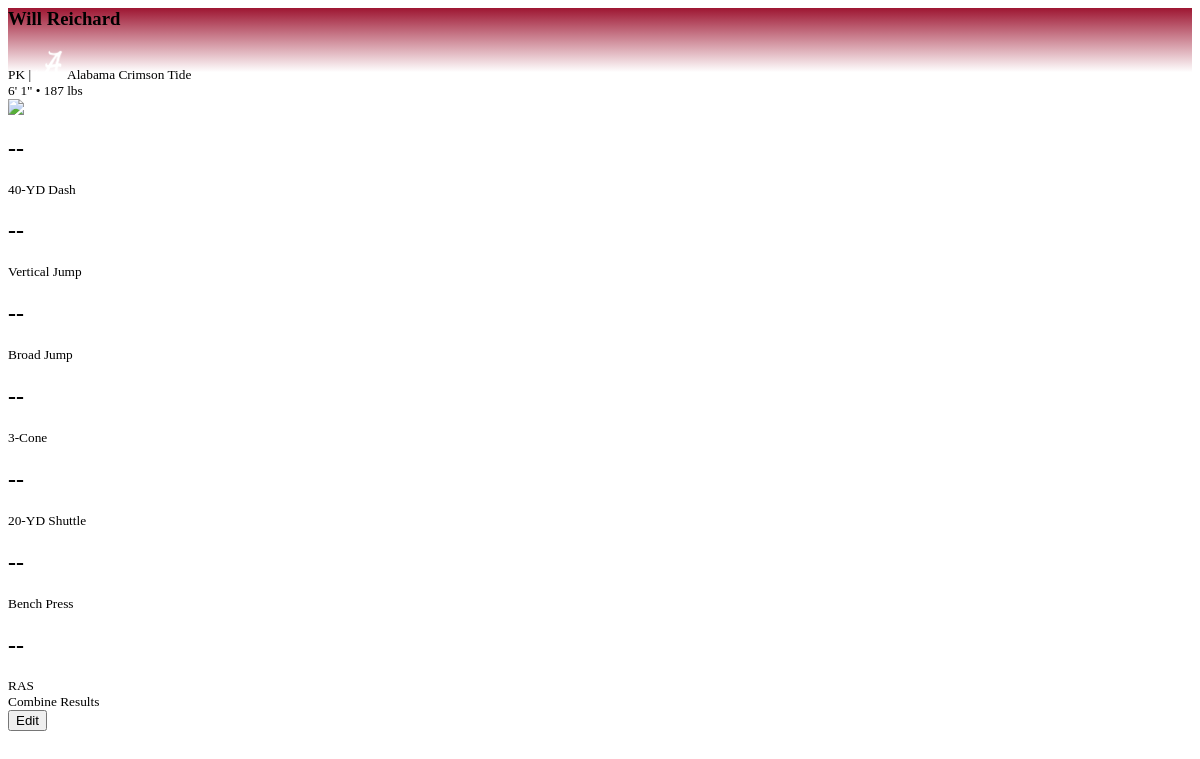
/prospectModal?id=107111, run on an earlier commit of the app's database.
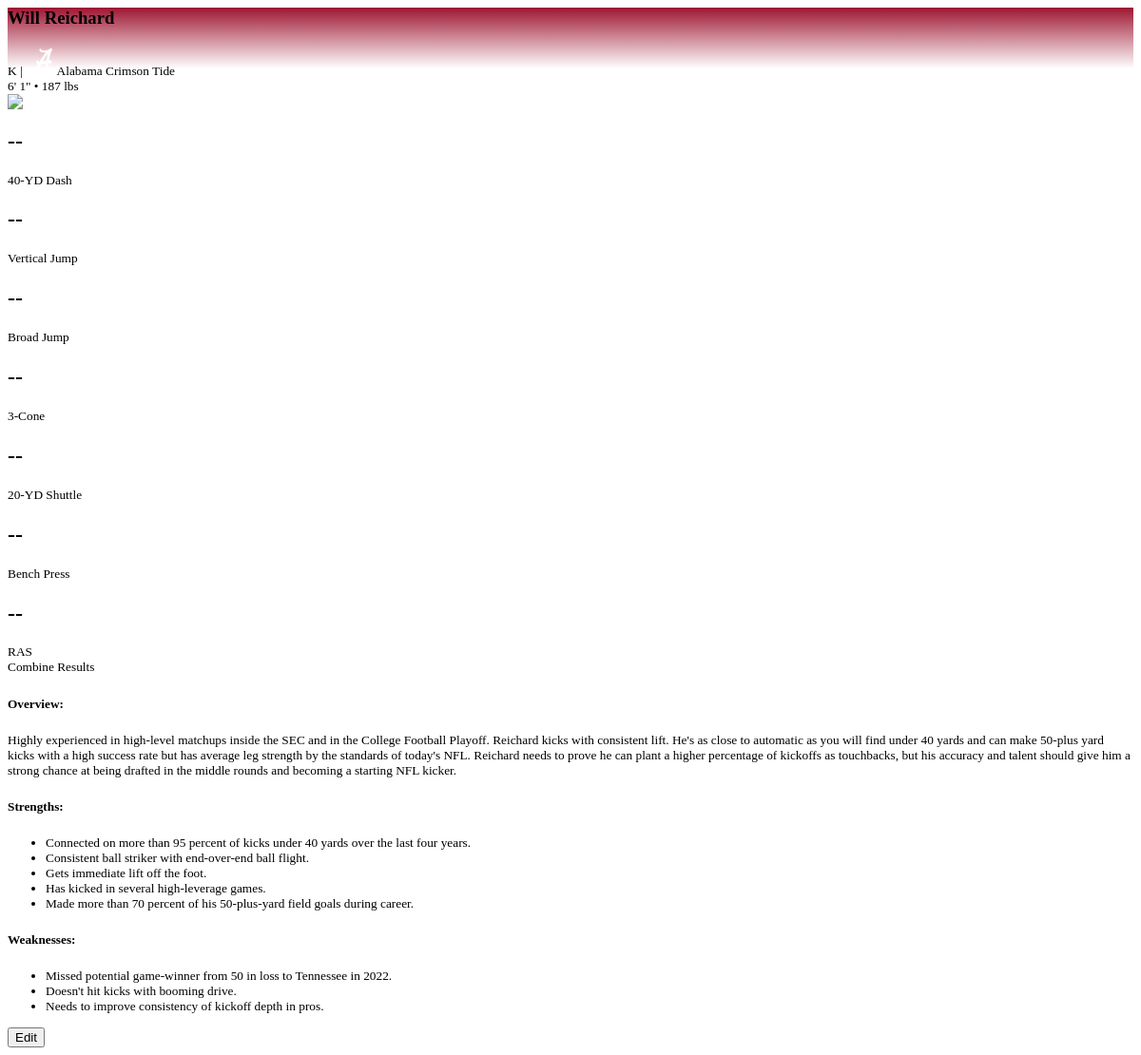
And on a later commit of the database.
### NFLDraftTracker/lib/prospect.py (models this page shows, shortened)
class Prospect(db.Model):
	__tablename__ = "prospect"
	ID = db.Column(db.Integer, primary_key=True)
	athlete_id = db.Column(db.Integer)
	name = db.Column(db.String(50), nullable=False)
	fname = db.Column(db.String(25), nullable=False)
	lname = db.Column(db.String(25), nullable=False)
	sname = db.Column(db.String(25), nullable=False)
	college_id = db.Column(db.Integer, db.ForeignKey('ncaa_team.ID'))
	drafted_id = db.Column(db.Integer, db.ForeignKey('nfl_team.ID'))
	draft_pick_id = db.Column(db.Integer, db.ForeignKey('draft_pick.ID'))
	height = db.Column(db.String(6))
	weight = db.Column(db.Integer)
	arm = db.Column(db.String(10))
	hand = db.Column(db.String(10))
	forty = db.Column(db.Float)
	vertical = db.Column(db.String(4))
	broad = db.Column(db.String(8))
	three_cone = db.Column(db.Float)
	twenty_shuttle = db.Column(db.Float)
	bench = db.Column(db.Integer)
	ras = db.Column(db.Float)
	age = db.Column(db.Integer)
	grade = db.Column(db.Float)
	rank = db.Column(db.Integer)
	position = db.Column(db.String(5))
	comparison = db.Column(db.String(50))
	overview = db.Column(db.Text())
	strengths = db.Column(db.Text())
	weaknesses = db.Column(db.Text())
	favorite = db.Column(db.Boolean)

### NFLDraftTracker/lib/team.py (models this page shows, shortened)
class NCAATeam(db.Model):
	__tablename__ = "ncaa_team"
	ID = db.Column(db.Integer, primary_key=True)
	key = db.Column(db.String(25))
	location = db.Column(db.String(20), nullable=False)
	name = db.Column(db.String(20))
	fullname = db.Column(db.String(40))
	primary_color = db.Column(db.String(6))
	secondary_color = db.Column(db.String(6))
	prospects = db.relationship('Prospect', backref='college_team', foreign_keys="Prospect.college_id", lazy=True)

### app.py (the view)
@app.route('/prospectModal', methods=['GET'])
def get_prospect_modal():
    prospect_id = request.args.get("id")
    prospect = Prospect.query.get(prospect_id)
    strengths = prospect.strengths.split("\n") if prospect.strengths else ""
    weaknesses = prospect.weaknesses.split("\n") if prospect.weaknesses else ""
    return render_template("builds/prospectModal.html", prospect=prospect, strengths=strengths, weaknesses=weaknesses)

### templates/builds/prospectModal.html (shortened to what this page needs)
<div id="prospectModal" class="modal" tabindex="-1">
  <div class="modal-dialog modal-xl bg-dark text-white">
    <div class="modal-content bg-dark" >
      <div class="modal-body bg-dark">
          {% if prospect.drafted_team %}
          <div class="row prospect-row" style="background: linear-gradient(to top, rgba(0,0,0,0) 40%, #{{ prospect.drafted_team.primary_color }})">
          {% else %}
          <div class="row prospect-row" style="background:linear-gradient(to top, rgba(0,0,0,0) 40%, #{{ prospect.college_team.primary_color if prospect.college_team else '4c8bc6' }})">
          {% endif %}
            <div class="col-6 align-self-center">
                <div class="row text-center">
                    <h3>{{ prospect.name }}</h3>
                </div>
                <div class="row justify-content-center">
                    <div class="col-8 align-self-center">
                        <div class="row p-1 text-center">
                            <small>{{ prospect.position }}{% if prospect.college_team %} | <img src="{{ url_for('static', filename='img/NCAA/'+ prospect.college_team.ID|string +'.png') }}" onerror="this.src='{{ url_for('static', filename='img/NCAA/default.png') }}'" height="30px"> {{ prospect.college_team.fullname if prospect.college_team else "None" }} {% endif %}</small>
                        </div>
                        {% if prospect.height and prospect.weight %}
                        <div class="row p-1 text-center">
                            <small>{{ prospect.height }} • {{ prospect.weight }} lbs </small>
                        </div>
                        {% endif %}
                    </div>
                </div>
            </div>
            <div class="col-6 align-self-center">
                <div class="row">
                    <img src="{{ url_for('static', filename='img/headshots/'+ prospect.ID|string +'.png') }}" onerror="this.src='{{ url_for('static', filename='img/headshots/default.png') }}'" class="img-fluid">
                </div>
            </div>
          </div>
          <div class="row pb-1 px-3">
              <div class="btn active btn-secondary position-relative" style="pointer-events: none">
                <div class="row mt-2">
                    <div class="col"><div class="row"><h2><strong id="prospectCard40Yard">{{ prospect.forty if prospect.forty else ' -- ' }}</strong></h2></div><div class="row"><small>40-YD Dash</small></div></div>
                    <div class="col"><div class="row"><h2><strong id="prospectCardVertical">{{ prospect.vertical if prospect.vertical else ' -- ' }}</strong></h2></div><div class="row"><small>Vertical Jump</small></div></div>
                    <div class="col"><div class="row"><h2><strong id="prospectCardBroad">{{ prospect.broad if prospect.broad else ' -- ' }}</strong></h2></div><div class="row"><small>Broad Jump</small></div></div>
                    <div class="col"><div class="row"><h2><strong id="prospectCardThreeCone">{{ prospect.three_cone if prospect.three_cone else ' -- ' }}</strong></h2></div><div class="row"><small>3-Cone</small></div></div>
                    <div class="col"><div class="row"><h2><strong id="prospectCardTwentyShuttle">{{ prospect.twenty_shuttle if prospect.twenty_shuttle else ' -- ' }}</strong></h2></div><div class="row"><small>20-YD Shuttle</small></div></div>
                    <div class="col"><div class="row"><h2><strong id="prospectCardBench">{{ prospect.bench if prospect.bench else ' -- ' }}</strong></h2></div><div class="row"><small>Bench Press</small></div></div>
                    <div class="col"><div class="row"><h2><strong id="prospectCardRAS">{{ prospect.ras if prospect.ras else ' -- ' }}</strong></h2></div><div class="row"><small>RAS</small></div></div>
                </div>
                <span class="position-absolute top-0 start-50 translate-middle badge text-dark bg-light"><small id="statHeader">Combine Results</small></span>
              </div>
          </div>
          {% if prospect.overview %}
          <div class="row p-1 text-center">
              <h5>Overview:</h5>
          </div>
          <div class="row">
              <small>{{ prospect.overview }}</small>
          </div>
          {% endif %}
          <div class="row p-1 justify-content-center">
              {% if prospect.strengths %}
              <div class="col-6">
                  <div class="row p-1 text-center"><h5>Strengths:</h5></div>
              <small>
              <ul>
                {% for strength in strengths %}
                <li>{{ strength }}</li>
                {% endfor %}
              </ul>
              </small>
              </div>
              {% endif %}
              {% if prospect.weaknesses %}
              <div class="col-6">
                  <div class="row p-1 text-center"><h5>Weaknesses:</h5></div>
              <small>
              <ul>
                {% for weakness in weaknesses %}
                <li>{{ weakness }}</li>
                {% endfor %}
              </ul>
              </small>
              </div>
              {% endif %}
          </div>
      </div>
      <div class="modal-footer">
          <button data-id="{{ prospect.ID }}" type="button" class="btn btn-sm btn-secondary" onclick="editProspect(this.getAttribute('data-id'))">Edit</button>
      </div>
  </div>
</div>
  </div>

What changed in the data, as far as the page shows it:
changed Prospect "Will Reichard": position "PK" → "K"; overview (not shown) → "Highly experienced in high-level matchups inside the SEC and in the College Football Playoff. Reichard kicks with consistent lift. He's as close to automatic as you will find under 40 yards and can make 50-plus yard kicks with a high success rate but has average leg strength by the standards of today's NFL. Reichard needs to prove he can plant a higher percentage of kickoffs as touchbacks, but his accuracy and talent should give him a strong chance at being drafted in the middle rounds and becoming a starting NFL kicker."
Also different on the page:
text now shown: "Overview: Strengths: Weaknesses:"
new list line: "Connected on more than 95 percent of kicks under 40 yards over the last four years."
new list line: "Consistent ball striker with end-over-end ball flight."
new list line: "Gets immediate lift off the foot."
new list line: "Has kicked in several high-leverage games."
new list line: "Made more than 70 percent of his 50-plus-yard field goals during career."
new list line: "Missed potential game-winner from 50 in loss to Tennessee in 2022."
new list line: "Doesn't hit kicks with booming drive."
new list line: "Needs to improve consistency of kickoff depth in pros."
